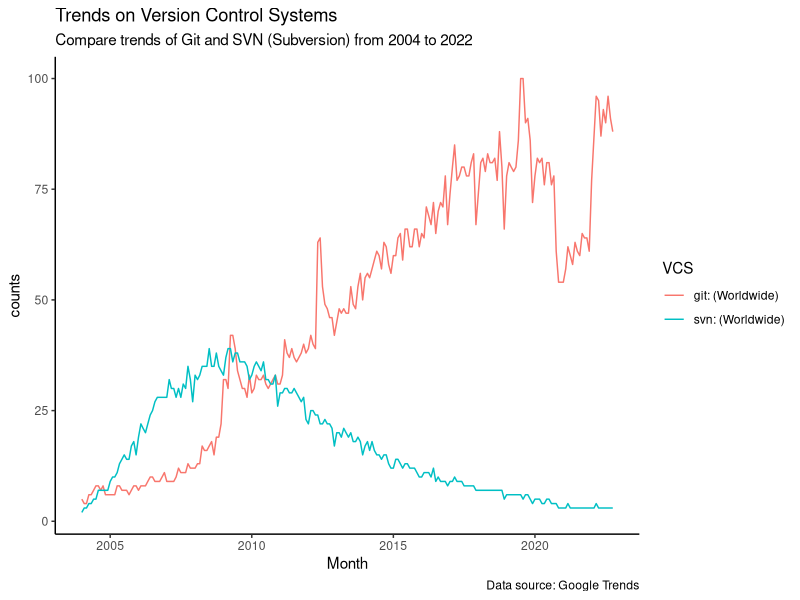

Reproduce this figure in R.
## ---- chunk 1
library(readr)
library(dplyr)
library(lubridate)
library(ggplot2)
## ---- chunk 2
trends_vcs <- read_csv("multiTimeline.csv", 
    skip = 2)

trends_vcs$Month <- lubridate::ym(trends_vcs$Month)


trends_vcs_tidy = tidyr::pivot_longer(trends_vcs, !Month, names_to = "VCS", values_to = "counts")
## ---- chunk 3
  ggplot(data = trends_vcs_tidy, aes(x= Month, y = counts)) +
  geom_line(aes(color = VCS)) +
  labs(title = "Trends on Version Control Systems",
              subtitle = "Compare trends of Git and SVN (Subversion) from 2004 to 2022",
              caption = "Data source: Google Trends") +
  theme_classic()
